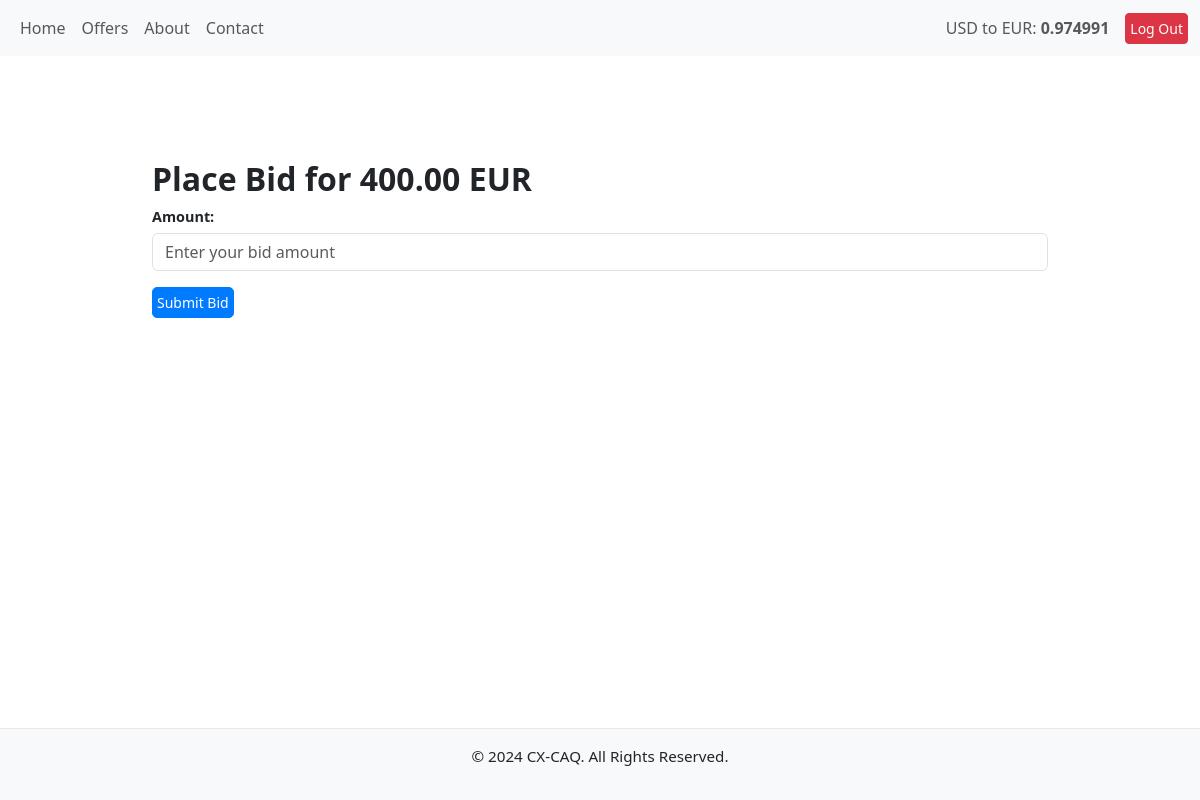
The app's page /offers/7/place_bid/ (signed in) with its own data.
### offers/models.py (models this page shows, shortened)
class LatestExchangeRate(models.Model):
    base_currency = models.CharField(max_length=3, default="USD")
    target_currency = models.CharField(max_length=3, default="EUR")
    rate = models.DecimalField(max_digits=10, decimal_places=6)
    timestamp = models.DateTimeField(auto_now=True)

class Offer(models.Model):
    CURRENCY_CHOICES = [
        ('USD', 'US Dollar'),
        ('EUR', 'Euro'),
    ]
    RATE_TYPE_CHOICES = [
        ('FIXED', 'Fixed'),
        ('FLEXIBLE', 'Flexible'),
    ]
    user = models.ForeignKey(User, on_delete=models.CASCADE, related_name="offers")
    currency = models.CharField(max_length=3, choices=CURRENCY_CHOICES)
    amount = models.DecimalField(max_digits=10, decimal_places=2)
    exchange_rate = models.DecimalField(max_digits=8, decimal_places=3,null=True, blank=True)
    is_buying = models.BooleanField()
    rate_type = models.CharField(max_length=10, choices=RATE_TYPE_CHOICES, default='FIXED')
    created_at = models.DateTimeField(auto_now_add=True)
    class Meta:
        ordering = ['-created_at']

### offers/views.py (the view)
# urls.py: path('<int:offer_id>/place_bid/', views.place_bid, name='place_bid'),
@login_required
def place_bid(request, offer_id):
    offer = get_object_or_404(Offer, id=offer_id)
    existing_bid = Bid.objects.filter(offer=offer, user=request.user).first()
    if existing_bid:
        messages.error(request, "You have already placed a bid for this offer.")
        return redirect('offers:view_offers')
    if request.method == "POST":
        form = BidForm(request.POST,offer=offer)
        if form.is_valid():
            bid = form.save(commit=False)
            bid.offer = offer
            bid.user = request.user
            bid.save()
            messages.success(request, "Bid placed successfully.")
            return redirect('offers:view_offers')
    else:
        form = BidForm(offer=offer)
    return render(request, 'offers/place_bid.html', {'form': form, 'offer': offer})

### offers/forms.py (shortened to what this page needs)
class BidForm(forms.ModelForm):
     class Meta:
        model = Bid
        fields = ['amount']
        widgets = {
            'amount': forms.NumberInput(attrs={'class': 'form-control', 'placeholder': 'Enter your bid amount'}),
        }
     def __init__(self, *args, **kwargs):
        self.offer = kwargs.pop('offer', None)
        super().__init__(*args, **kwargs)

### offers/context_processors.py (called while the page is built)
def exchange_rate_processor(request):
    try:
        latest_rate = LatestExchangeRate.objects.latest("timestamp").rate
        print(f"Latest exchange rate fetched from database: {latest_rate}")
    except LatestExchangeRate.DoesNotExist:
        try:
            latest_rate = fetch_and_update_exchange_rate()
            print(f"Latest exchange rate fetched: {latest_rate}")
        except ValueError as e:
            print(f"Error fetching exchange rate: {e}")
            latest_rate = "N/A"
    return {
        "exchange_rate": latest_rate
    }

### offers/templates/offers/place_bid.html (shortened to what this page needs)
{% extends "base.html" %}
{% block content %}
<div class="container mt-5">
    <h2>Place Bid for {{ offer.amount }} {{ offer.currency }}</h2>
    <form method="post">
        {{ form.as_p }}
        <button type="submit" class="btn btn-primary">Submit Bid</button>
    </form>
</div>
{% endblock %}

### templates/base.html (shortened to what this page needs)
{% load static %}
<!DOCTYPE html>
<html lang="en">
<head>
    <link href="https://cdn.jsdelivr.net/npm/bootstrap@5.3.0-alpha3/dist/css/bootstrap.min.css" rel="stylesheet">
    <link rel="stylesheet" href="{% static 'css/style.css' %}">
    <link href="https://cdn.jsdelivr.net/npm/bootstrap-icons/font/bootstrap-icons.css" rel="stylesheet">
</head>
<body>
    <nav class="navbar navbar-expand-lg navbar-light bg-light">
        <div class="container-fluid">
        {% if user.is_authenticated %}
            <div class="collapse navbar-collapse" id="navbarNav">
                <ul class="navbar-nav">
                    <li class="nav-item">
                        <a class="nav-link" href="/">Home</a>
                    </li>
                    <li class="nav-item">
                        <a class="nav-link" href="{% url 'offers:view_offers'%}">Offers</a>
                    </li>
                    <li class="nav-item">
                        <a class="nav-link" href="/">About</a>
                    </li>
                    <li class="nav-item">
                        <a class="nav-link" href="/">Contact</a>
                    </li>
                </ul>
            </div>
        {% endif %}
        <div class="d-flex align-items-center">
            <div class="navbar-text me-3">
                USD to EUR: <strong>{{ exchange_rate }}</strong>
            </div>
            {% if user.is_authenticated %}
                <a href="/accounts/logout/" class="btn btn-danger btn-sm">Log Out</a>
            {% endif %}
        </div>
        </div>
    </nav>
    <main class="container mt-4">
        {% block content %}
        {% endblock %}
    </main>
    <footer class="bg-light text-center py-3 mt-auto">
        <p>&copy; 2024 CX-CAQ. All Rights Reserved.</p>
    </footer>
   </body>
</html>

### static/css/style.css (style rules this page uses)
html, body { height: 100%; margin: 0; display: flex; flex-direction: column; }
main { flex: 1; }
footer { background-color: #f8f9fa; padding: 1rem; text-align: center; border-top: 1px solid #e7e7e7; }
h1, h2, h3 { font-weight: bold; }
.container { padding: 1rem; max-width: 100%; }
form { width: 100%; }
form p { margin-bottom: 1rem; }
form label { font-weight: bold; font-size: 0.9rem; margin-bottom: 0.3rem; display: block; }
form input { width: 100%; border-radius: 5px; padding: 0.5rem; border: 1px solid #ced4da; font-size: 1rem; box-sizing: border-box; }
form .btn-primary { background-color: #007bff; border-color: #007bff; padding: 0.6rem; font-size: 1rem; border-radius: 5px; transition: background-color 0.2s ease-in-out; }
.text-center { font-size: 0.95rem; }
button.btn, a.btn { padding: 0.25rem 0.25rem; font-size: 0.875rem; line-height: 1.5; }
@media (min-width: 769px) { .container { max-width: 960px; margin: auto; } }

### records on screen
LatestExchangeRate: rate "0.974991"
Offer: amount "400.00", currency "EUR"
